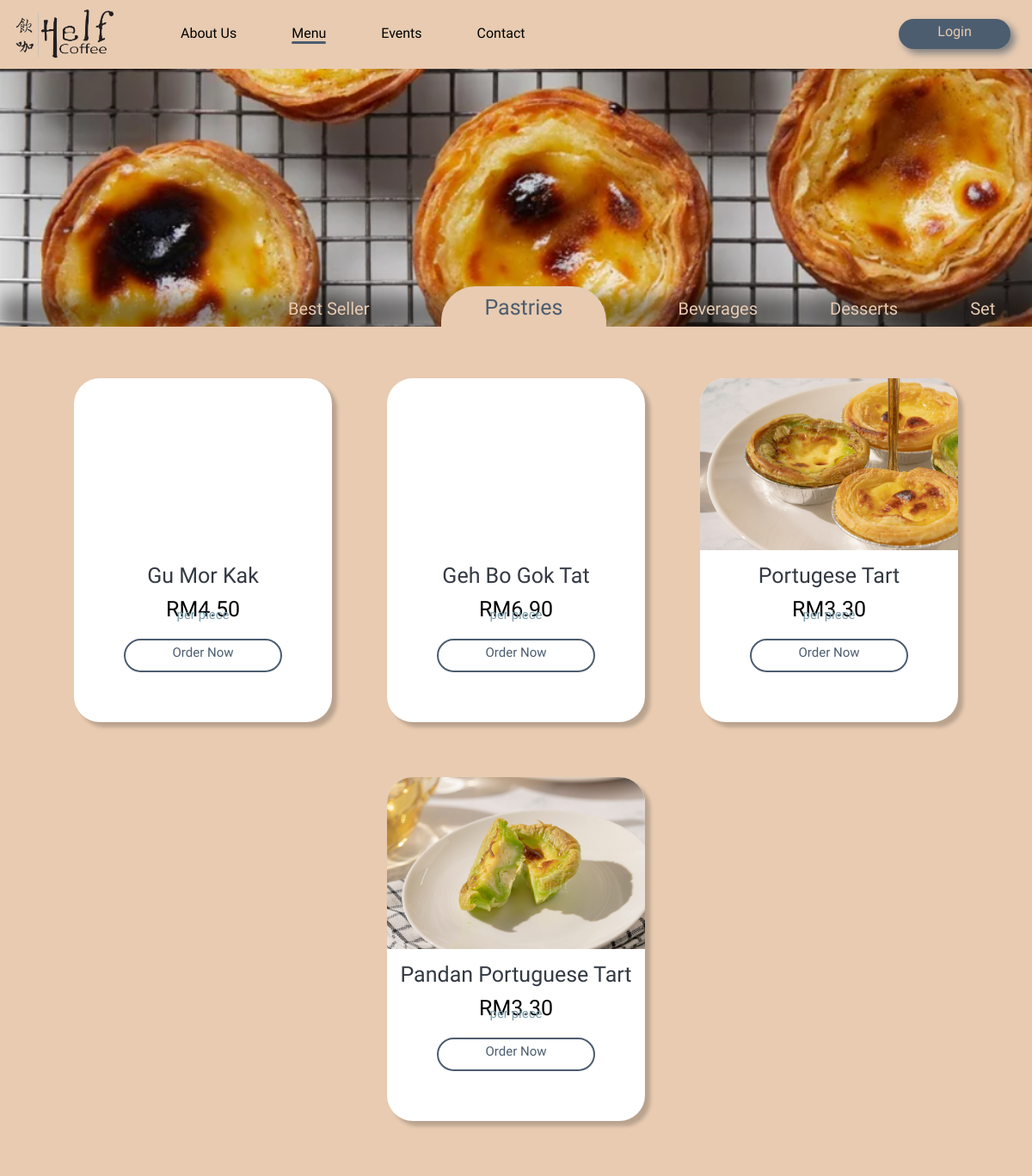
Page /User/menu_pastries.php on the committed database.
### tables this page shows
CREATE TABLE `product` (
  `product_id` int(11) NOT NULL,
  `product_name` text NOT NULL,
  `price` float NOT NULL,
  `product_type` int(100) NOT NULL,
  `product_desc` text NOT NULL,
  `product_quan` int(100) NOT NULL,
  `product_cal` int(100) NOT NULL,
  `best_seller` tinyint(1) NOT NULL,
  `product_img` varchar(100) NOT NULL,
  `pixel` int(10) NOT NULL
);

### User/menu_pastries.php (the view, shortened to what this page needs)
<?php
    include 'dbConnection.php';
 ?>
<!DOCTYPE html>
<html lang="en">
<head>
    <link rel="stylesheet" href="css/menu_style.css">
    <link rel="stylesheet" href="https://cdnjs.cloudflare.com/ajax/libs/font-awesome/4.7.0/css/font-awesome.min.css">
</head>
<body>
    <div class="nav_bar">
        <div class="logo">
            <a href="index.php"><img src="images/helf_coffee_logo.png" alt="Helf Coffee Logo" style="width: 130px" href="index.php"></a>
        </div>
        <?php if(!isset($_SESSION['logged_in'])) : ?>
        <a href="user_login.php" class="login">Login</a>
        <?php endif ?>
        <nav class="pages">
            <ul>
                <li><a href="#">About Us</a></li>
                <li><a class="active" href="menu_best_seller.php">Menu</a></li>
                <li><a href="events.php">Events</a></li>
                <li><a href="contact_us.php">Contact</a></li>
            </ul>
        </nav>
    </div>
    <div class="menu_bar" id="scroll">
        <img src="images/pastries_bg.png" alt="Best Seller Bg" style="bottom: 180px;">
        <ul>
            <li><a class="unactive" href="menu_best_seller.php">Best Seller</a></li>
            <li><a class="active2" href="menu_pastries.php">Pastries</a></li>
            <li><a class="unactive" href="menu_beverages.php">Beverages</a></li>
            <li><a class="unactive" href="menu_desserts.php">Desserts</a></li>
            <li><a class="unactive" href="menu_set.php">Set</a></li>
        </ul>
    </div>
    <div class="content_container">
    <div class="item_container">
    <?php
        $sql = $conn->query("SELECT * FROM product WHERE product_type = 1 ORDER by product_id");
        if($sql->num_rows > 0 ){
            while($data=$sql->fetch_assoc()){
    ?>
        <div class="item">
            <div class="item_pic">
            <?php
                echo  '<img style="bottom: '.$data['pixel'].'px;" src="'.$data['product_img'].'"/>';
            ?>
            </div>
            <div class="description">
                <div class="item_name"><center><?php echo $data['product_name']?></center></div>
                <div class="price">
                    <center>RM<?php echo number_format($data['price'], 2);?></center>
                    <div class="sub_price"><center>per piece</center></div>
                </div>
                <div class="order_btn" onclick="togglePopup_<?php echo $data['product_id']?>()"><center>Order Now</center></div>
            </div>
        </div>
        <?php
           }
        }
        ?>
    </div>
    </div>
</body>
</html>

### User/css/menu_style.css (style rules this page uses)
body { margin: 0; background-color: #E8CBB1; }
.nav_bar { background-color: #E8CBB1; padding: 5px 10px; font-family: 'Marhey', cursive; height: 70px; }
.logo, .pages { display: inline-block; }
.pages { position: absolute; }
.pages ul li { list-style: none; display: inline-block; text-align: center; margin: 0 30px; padding-top: 8px; }
.pages ul li a { position: relative; text-decoration: none; color: black; width: 0; }
.pages ul li a::after { content: ""; display: block; background-color: #4C5D70; height: 3px; width: 0%; border-radius: 20px; position: absolute; left: 50%; }
.pages ul li .active::after { content: ""; display: block; background-color: #4C5D70; height: 3px; width: 100%; border-radius: 20px; position: absolute; left: 0; }
.login { position: relative; float: right; background-color: #4C5D70; color: #E8CBB1; width: 120px; height: 30px; border-radius: 30px; text-align: center; text-decoration: none; margin: 17px 15px; padding: 5px 5px 0; box-shadow: 5px 5px 8px grey; z-index: 1; }
.login::before { content: ""; display: block; position: absolute; top: 0; bottom: 0; right: 0; left: 0; background-color: #E8CBB1; border-radius: 30px; border: 2px solid #4C5D70; z-index: -1; transform: scaleX(0); transition: transform 0.3s ease-in-out; }
.menu_bar img { width: 100%; height: 500px; position: relative; z-index: -1; object-fit: cover; }
.menu_bar ul li { list-style: none; display: inline-block; text-align: center; margin: 0 40px; line-height: 0; position: relative; bottom: 248px; left: 255px; z-index: 2; }
.menu_bar ul li a { text-decoration: none; color: #E8CBB1; font-family: 'Marhey', cursive; font-size: 20px; }
.menu_bar ul li .active2 { font-size: 25px; background-color: #E8CBB1; color: #4C5D70; padding: 10px 50px; border-radius: 40px 40px 0 0; }
.content_container { width: 100%; background-color: #E8CBB1; padding: 30px 0px; position: absolute; top: 380px; z-index: 2; }
.item_container { width: 100%; margin: auto; text-align: center; }
.item { display: inline-block; width: 300px; height: 400px; border-radius: 30px; overflow: hidden; background-color: white; box-shadow: 6px 6px 4px rgba(0, 0, 0, 0.2); margin: 30px 30px; font-family: 'Marhey', cursive; font-size: 25px; }
.item_pic { width: 300px; height: 200px; overflow: hidden; }
.item img { width: 300px; position: relative; }
.description { width: 300px; height: 200px; margin-top: 15px; }
.item_name { margin: 5px 0 10px; color: #333A44; }
.price { display: inline-block; margin: 0 10px; }
.sub_price { font-size: 15px; position: relative; bottom: 17px; color: #7C9CAB; }
.order_btn { position: relative; background-color: white; color: #4C5D70; border: 2px solid #4C5D70; width: 180px; height: 30px; border-radius: 30px; font-size: 15px; margin: auto; padding-top: 5px; z-index: 1; }
.order_btn::before { content: ""; display: block; width: 180px; height: 35px; position: absolute; bottom: -1px; left: -1px; background-color: #4C5D70; border-radius: 30px; border: 2px solid #4C5D70; transition: transform 0.3s ease-in-out; transform: scaleX(0); z-index: -1; }

### rows in the picture
product: product_name "Gu Mor Kak", price "4.50"
product: product_name "Geh Bo Gok Tat", price "6.90"
product: product_img (picture), product_name "Portugese Tart", price "3.30"
product: product_img (picture), product_name "Pandan Portuguese Tart", price "3.30"
